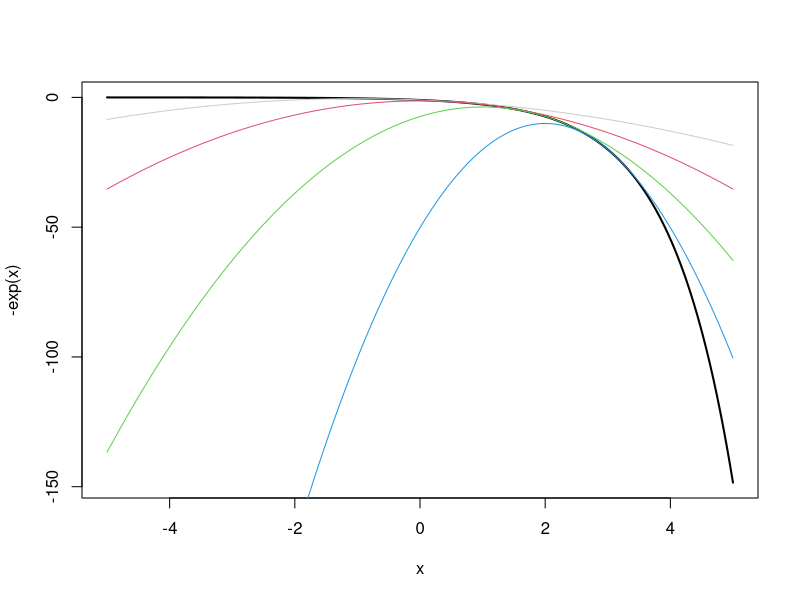
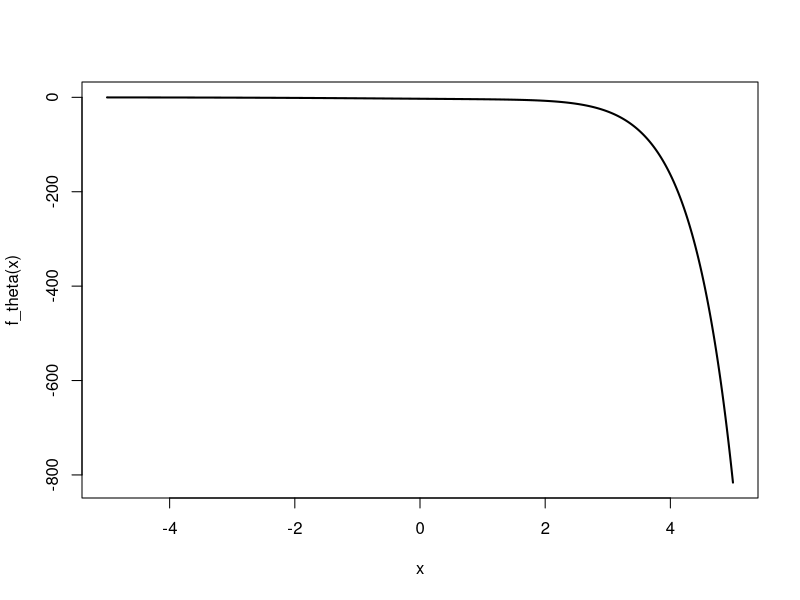
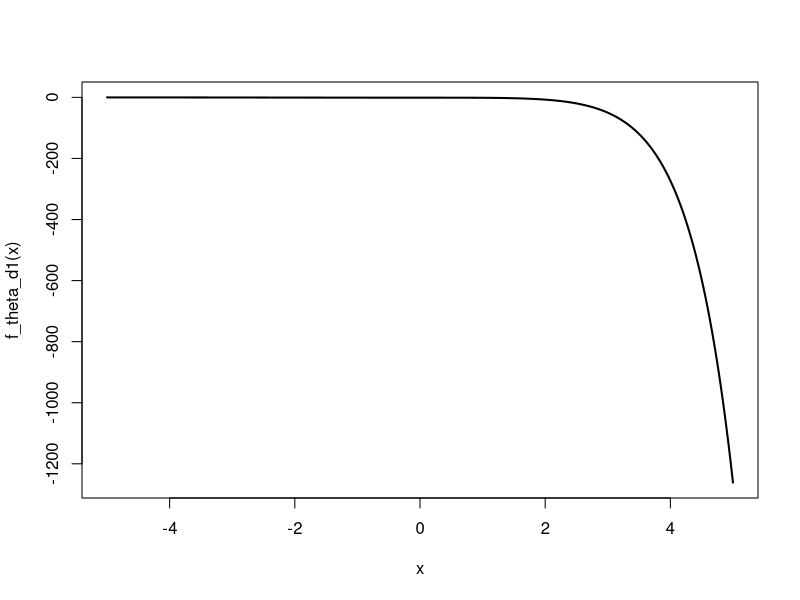
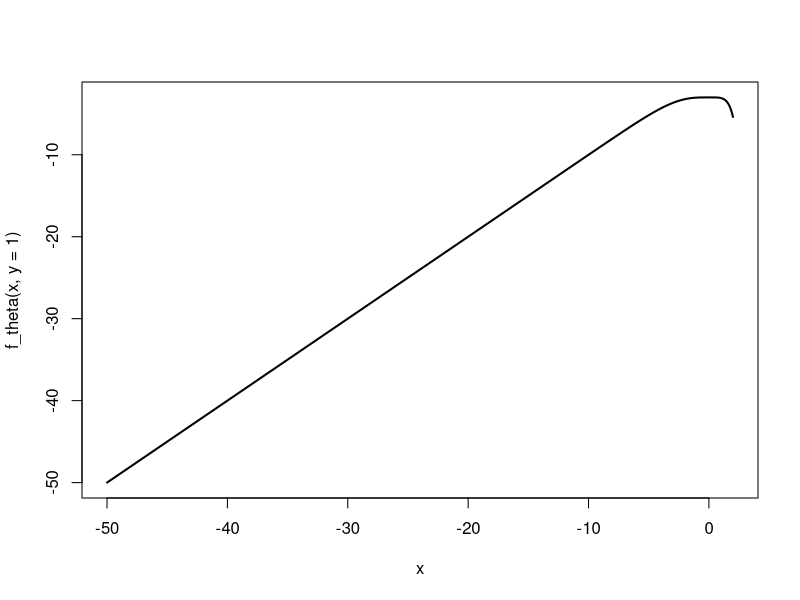
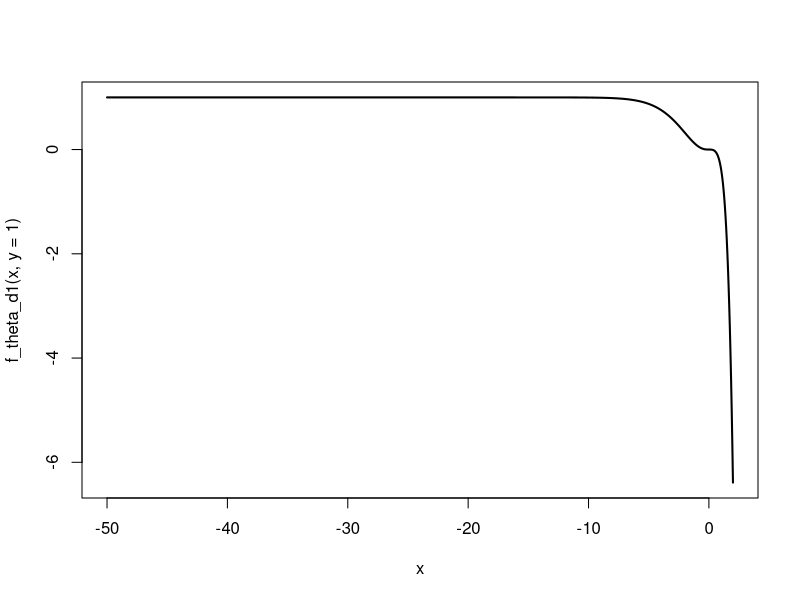

Source code (R) for these figures, in order:
## ---- chunk 1
x = seq(-5,5,length.out = 1000)
f_lambda = function(l,x){
  -exp(l) - exp(l)*(x-l) - exp(l)/2*(x-l)^2
}
plot(x,-exp(x),type='l',lwd=2)
lines(x,f_lambda(0,x),col='gray80')
lines(x,f_lambda(1,x),col=2)
lines(x,f_lambda(2,x),col=3)
lines(x,f_lambda(3,x),col=4)
## ---- chunk 2
x = seq(-5,5,length.out = 1000)
f_theta = function(x,a=1,b=1){
  -exp(x) - exp(x)*(a-x) - exp(x)/2*(a^2+b-2*a*x+x^2)
}
plot(x,f_theta(x),type='l',lwd=2)
## ---- chunk 3
x = seq(-5,5,length.out = 1000)
f_theta_d1 = function(x,a=1,b=1){
  -exp(x)/2 * (b+(x-a)^2)
}
plot(x,f_theta_d1(x),type='l',lwd=2)
## ---- chunk 4
x = seq(-50,2,length.out = 1000)
f_theta = function(x,y,a=1,b=1){
  y*x -exp(x) - exp(x)*(a-x) - exp(x)/2*(a^2+b-2*a*x+x^2)
}
plot(x,f_theta(x,y=1),type='l',lwd=2)
## ---- chunk 5
x = seq(-50,2,length.out = 1000)
f_theta_d1 = function(x,y,a=1,b=1){
  y-exp(x)/2 * (b+(x-a)^2)
}
plot(x,f_theta_d1(x,y=1),type='l',lwd=2)
